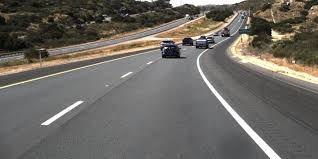
#> input picture image/image (1).png, 318 x 159 px
$ python -i main.py   (imports and definitions only)
#> lines starting #> are read from the running program, lines starting #| are printed output that depends on the picture; after the words box and inside, x2 and y2 are one past the last pixel; in counts of white or black regions, pixels touching at a corner belong together
import matplotlib.pyplot as plt
import numpy as np
import cv2
import pandas as pd
import os

def grayscale(img):
    return cv2.cvtColor(img, cv2.COLOR_RGB2GRAY)

def gaussian_blur(img, kernel_size):
    return cv2.GaussianBlur(img, (kernel_size, kernel_size), 0)

def canny(img, low_threshold, high_threshold):
    return cv2.Canny(img, low_threshold, high_threshold)

def region_of_interest(img, vertices):
    mask = np.zeros_like(img)
    if len(img.shape) > 2:
        channel_count = img.shape[2]
        ignore_mask_color = (255,) * channel_count
    else:
        ignore_mask_color = 255
    cv2.fillPoly(mask, vertices, ignore_mask_color)
    masked_image = cv2.bitwise_and(img, mask)
    return masked_image, mask

def get_vertices(image):
    rows, cols = image.shape[:2]
    bottom_left  = [cols*0, rows]
    top_left     = [cols*0, rows*0.6]
    bottom_right = [cols*1, rows]
    top_right    = [cols*1, rows*0.6]

    ver = np.array([[bottom_left, top_left, top_right, bottom_right]], dtype=np.int32)
    return ver

def hough_lines(img, rho, theta, threshold, min_line_len, max_line_gap):
    lines = cv2.HoughLinesP(img, rho, theta, threshold, np.array([]), minLineLength=min_line_len, maxLineGap=max_line_gap)
    return lines

def limit_theta(line1s):
  LINE_NEW = []
  for i in range(len(line1s)):
    TAM_1 = line1s[i][0][0] - line1s[i][0][2]
    TAM_2 = line1s[i][0][1] - line1s[i][0][3]

    if TAM_1 ==0 or TAM_2 == 0:
      continue
    m = (line1s[i][0][3] - line1s[i][0][1])/(line1s[i][0][2] - line1s[i][0][0])
    THETA = np.degrees(np.arctan(-TAM_1 / TAM_2))
    if THETA < 0:
      THETA = 180 + THETA
    if m <0:
      if THETA >=15 and THETA <=75:
        LINE_NEW.append(line1s[i])
    else:
      if THETA >=105 and THETA <=175:
        LINE_NEW.append(line1s[i])
  LINE_NEW = np.array(LINE_NEW)
  return LINE_NEW

def find_left_right_line(LINE_NEW, img):
  try:
    left_lines = []
    LINES_1 = []
    right_lines = []
    LINES_2 = []
    rows, cols = img.shape[:2]
    for line in LINE_NEW:
        for x1,y1,x2,y2 in line:
            if x1 == x2:
                continue
            else:
                m = (y2 - y1) / (x2 - x1)

                if m < 0:
                    # if x2 <= int(cols/2) and x1 <= int(cols/2):
                    if x1<= int(cols/2) and x1<x2 and y1 >y2:
                      c = y2 - m * x2
                      y1 = int(rows*0.6)
                      y2 = rows
                      if m == 0:
                          continue
                      x2 = int((y2 - c)/m)
                      x1 = int((y1 - c)/m)
                      if x1 >= int(cols/2):
                        x1 = int(x1 - (x1 - (cols/2)))
                        y1 = int(m*x1+c)
                      LEFT_TD = int((x2+x1)/2)
                      left_lines.append(LEFT_TD)
                      LINES_1.append([[x1,y1,x2,y2]])
                elif m >= 0:
                    # if x1 >= int(cols/2) and x2 >= int(cols/2):
                    if x2 >=int(cols/2) and x1<x2 and y1<y2:
                      c = y1 - m * x1
                      y2 = rows
                      y1 = int(rows*0.6)
                      if m==0:
                          continue
                      x2 = int((y2 - c)/m)
                      x1 = int((y1 - c)/m)
                      if x1 <= int(cols/2):
                        x1 = int(x1 + ((cols/2) - x1))
                        y1 = int(m*x1+c)
                      RIGHT_TD = int((x2+x1)/2)
                      right_lines.append(RIGHT_TD)
                      LINES_2.append([[x1,y1,x2,y2]])
    tam1 = np.argmax(left_lines)
    LEFT_LINE_NEW = LINES_1[tam1].copy()
    tam2 = np.argmin(right_lines)
    RIGHT_LINE_NEW = LINES_2[tam2].copy()

    LEFT_RIGHT_LINE = np.array([LEFT_LINE_NEW] + [RIGHT_LINE_NEW])
    return LEFT_RIGHT_LINE
  except:
    return

def slope_line(LEFT_RIGHT_LINE, img):
  try:
    LEFT_RIGHT_LINE_NEW = []
    for x1,y1,x2,y2 in LEFT_RIGHT_LINE[0]:
      LEFT_RIGHT_LINE_NEW.append((x1,y1))
      LEFT_RIGHT_LINE_NEW.append((x2,y2))
    for x1,y1,x2,y2 in LEFT_RIGHT_LINE[1]:
      LEFT_RIGHT_LINE_NEW.append((x2,y2))
      LEFT_RIGHT_LINE_NEW.append((x1,y1))
    MASK = np.zeros_like(img)
    cv2.fillPoly(MASK, pts = np.array([LEFT_RIGHT_LINE_NEW],'int32'), color = (0,255,0))
    output_img = cv2.addWeighted(img,1.,MASK,0.4,0.)
    return output_img
  except:
    return img

def test(img, canny_img):
  ysize = img.shape[0]
  xsize = img.shape[1]
  color_select = np.copy(img)

  # Define color selection criteria
  ###### MODIFY THESE VARIABLES TO MAKE YOUR COLOR SELECTION
  red_threshold = 200
  green_threshold = 200
  blue_threshold = 200
  ######

  rgb_threshold = [red_threshold, green_threshold, blue_threshold]
  thresholds = (img[:,:,0] < rgb_threshold[0]) \
            | (img[:,:,1] < rgb_threshold[1]) \
            | (img[:,:,2] < rgb_threshold[2])
  color_select[thresholds] = [0,0,0]


  color_select = grayscale(color_select)
  canny_img_new = cv2.bitwise_or(canny_img, color_select)
  return canny_img_new

def draw_lines(img, lines, color=[255, 0, 0], thickness=10):
    for line in lines:
        for x1,y1,x2,y2 in line:
            cv2.line(img, (x1, y1), (x2, y2), color, thickness)
def lane_finding_pipeline(img):
    gray_img = grayscale(img)
    gaussian_img = gaussian_blur(img = gray_img, kernel_size = 5)
    canny_img = canny(img = gaussian_img, low_threshold =50, high_threshold = 100)
    canny_img_new = test(img = img, canny_img = canny_img)
    masked_img, mask = region_of_interest(img = canny_img_new, vertices = get_vertices(img))
    line1s = hough_lines(masked_img, 1, np.pi/180, 30, 30, 30)
    LINE_NEW = limit_theta(line1s)
    LEFT_RIGHT_LINE = find_left_right_line(LINE_NEW, img)
    output_img = slope_line(LEFT_RIGHT_LINE, img)
    return output_img

>>> import cv2
>>> picture = cv2.cvtColor(cv2.imread('../image/image (1).png'), cv2.COLOR_BGR2RGB)
>>> result = lane_finding_pipeline(picture)
#> in gaussian_blur, `return cv2.GaussianBlur(img, (kernel_size, kernel_size), 0)`:
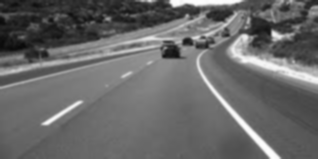
#> returned value: shape (159, 318); min 9, max 254, mean 104.7
#> in canny, `return cv2.Canny(img, low_threshold, high_threshold)`:
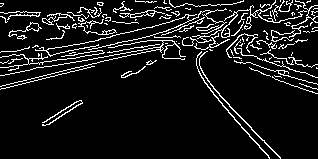
#> returned value: shape (159, 318); 9.5% white in thin lines or dots
#> in test, `thresholds = (img[:,:,0] < rgb_threshold[0]) \ | (img[:,:,1] < rgb_thr..`:
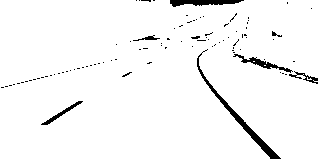
#> thresholds: shape (159, 318) bool; 96.5% white; 92 black regions (85 under 20 px), largest, box (x1, y1, x2, y2) and area: (197, 49, 281, 159) 622, (170, 0, 244, 7) 332, (233, 54, 293, 73) 238
#> in region_of_interest, `cv2.fillPoly(mask, vertices, ignore_mask_color)`:
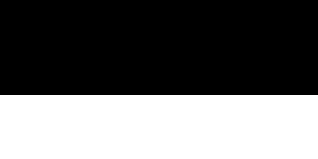
#> mask: shape (159, 318); 40.3% white; 1 white region, box (x1, y1, x2, y2) and area: (0, 95, 318, 159) 20352
#> in region_of_interest, `masked_image = cv2.bitwise_and(img, mask)`:
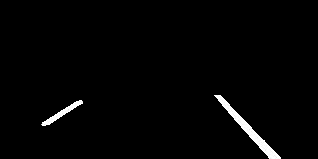
#> masked_image: shape (159, 318); min 0, max 255, mean 4.3
#> in hough_lines, `lines = cv2.HoughLinesP(img, rho, theta, threshold, np.array([]), minL..`: lines = [[222, 105, 275, 158], [216, 95, 279, 158], [231, 111, 277, 158], [220, 95, 280, 157], [241, 127, 272, 158], [43, 125, 82, 103], [41, 124, 81, 100], [228, 112, 274, 158], [218, 95, 262, 140], [218, 100, 278, 158], [42, 125, 82, 102], [42, 123, 76, 101]]
#> in lane_finding_pipeline, `line1s = hough_lines(masked_img, 1, np.pi/180, 30, 30, 30)`: line1s has the same summary as lines in hough_lines
#> the loop in limit_theta, `for i in range(len(line1s)):` made 12 passes
#> (TAM_1, TAM_2, m, THETA) on passes 1 to 12: (-53, -53, 1, 135), (-63, -63, 1, 135), (-46, -47, 1.02, 135.6), (-60, -62, 1.03, 135.9), (-31, -31, 1, 135), (-39, 22, -0.564, 60.57), (-40, 24, -0.6, 59.04), (-46, -46, 1, 135), (-44, -45, 1.02, 135.6), (-60, -58, 0.967, 134), (-40, 23, -0.575, 60.1), (-34, 22, -0.647, 57.09)
#> after the loop in limit_theta, `for i in range(len(line1s)):`: LINE_NEW = 12 items, first 6: [[222, 105, 275, 158]], [[216, 95, 279, 158]], [[231, 111, 277, 158]], [[220, 95, 280, 157]], [[241, 127, 272, 158]], [[43, 125, 82, 103]]
#> in limit_theta, `LINE_NEW = np.array(LINE_NEW)`: LINE_NEW has the same summary as lines in hough_lines
#> in lane_finding_pipeline, `LINE_NEW = limit_theta(line1s)`: LINE_NEW has the same summary as lines in hough_lines
#> the loop in find_left_right_line, `for line in LINE_NEW:` made 12 passes
#> after the loop in find_left_right_line, `for line in LINE_NEW:`: LEFT_TD = 36; LINES_1 = [[[96, 95, -17, 159]], [[89, 95, -17, 159]], [[94, 95, -17, 159]], [[85, 95, -13, 159]]]; LINES_2 = [[[212, 95, 276, 159]], [[216, 95, 280, 159]], [[215, 95, 277, 159]], [[220, 95, 281, 159]], [[209, 95, 273, 159]], [[211, 95, 275, 159]], [[218, 95, 280, 159]], [[212, 95, 279, 159]]]; RIGHT_TD = 245; c = 150.2; left_lines = [39, 36, 38, 36]; right_lines = [244, 248, 246, 250, 241, 243, 249, 245]; x1 = 85; x2 = -13; y1 = 95; y2 = 159
#> in find_left_right_line, `tam1 = np.argmax(left_lines)`: tam1 = 0
#> in find_left_right_line, `LEFT_LINE_NEW = LINES_1[tam1].copy()`: LEFT_LINE_NEW = [[96, 95, -17, 159]]
#> in find_left_right_line, `tam2 = np.argmin(right_lines)`: tam2 = 4
#> in find_left_right_line, `RIGHT_LINE_NEW = LINES_2[tam2].copy()`: RIGHT_LINE_NEW = [[209, 95, 273, 159]]
#> in find_left_right_line, `LEFT_RIGHT_LINE = np.array([LEFT_LINE_NEW] + [RIGHT_LINE_NEW])`: LEFT_RIGHT_LINE = [[96, 95, -17, 159], [209, 95, 273, 159]]
#> the loop in slope_line, `for x1,y1,x2,y2 in LEFT_RIGHT_LINE[0]:` made 1 pass
#> after the loop in slope_line, `for x1,y1,x2,y2 in LEFT_RIGHT_LINE[0]:`: LEFT_RIGHT_LINE_NEW = [(96, 95), (-17, 159)]
#> the loop in slope_line, `for x1,y1,x2,y2 in LEFT_RIGHT_LINE[1]:` made 1 pass
#> after the loop in slope_line, `for x1,y1,x2,y2 in LEFT_RIGHT_LINE[1]:`: LEFT_RIGHT_LINE_NEW = [(96, 95), (-17, 159), (273, 159), (209, 95)]
#> in slope_line, `cv2.fillPoly(MASK, pts = np.array([LEFT_RIGHT_LINE_NEW],'int32'), colo..`:
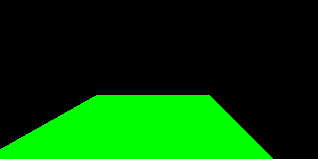
#> MASK: shape (159, 318, 3); mean of channels 0, 1, 2 0, 64.7, 0; drawn as B, G, R
#> in slope_line, `output_img = cv2.addWeighted(img,1.,MASK,0.4,0.)`:
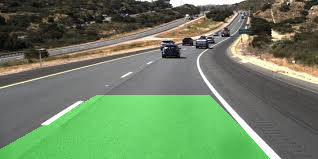
#> output_img: shape (159, 318, 3); mean R, G, B 108.1, 130.1, 98.1

$ run again, on image/image (2).png
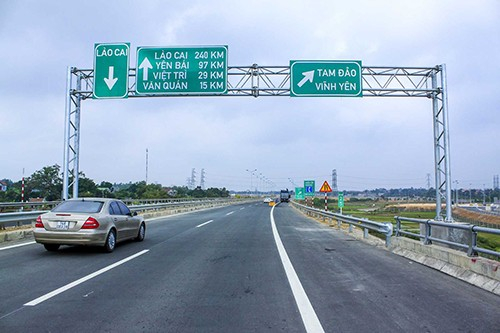
#> input picture image/image (2).png, 500 x 333 px
#> in canny, `return cv2.Canny(img, low_threshold, high_threshold)`:
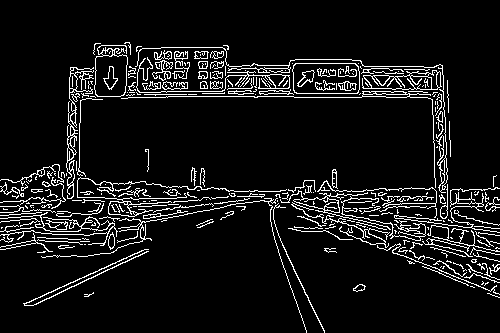
#> returned value: shape (333, 500); 8.2% white in thin lines or dots, all inside (x1, y1, x2, y2) = (0, 42, 500, 333)
#> thresholds: shape (333, 500) bool; 75.2% white; 548 black regions (489 under 20 px), largest, box (x1, y1, x2, y2) and area: (137, 0, 500, 125) 20128, (79, 96, 434, 171) 12740, (0, 96, 65, 157) 2706
#> mask: shape (333, 500); 40.2% white; 1 white region, box (x1, y1, x2, y2) and area: (0, 199, 500, 333) 67000
#> lines = 112 rows, first 6: [270, 211, 494, 203], [31, 305, 147, 249], [214, 208, 474, 199], [307, 215, 460, 215], [212, 206, 289, 199], [315, 222, 499, 228]
#> line1s has the same summary as lines in hough_lines
#> the loop in limit_theta, `for i in range(len(line1s)):` made 112 passes
#> (TAM_1, TAM_2, m, THETA) on passes 1, 2, 3, 5, 6, 7, 8, 9: (-224, 8, -0.0357, 87.95), (-116, 56, -0.483, 64.23), (-260, 9, -0.0346, 88.02), (-77, 7, -0.0909, 84.81), (-184, -6, 0.0326, 91.87), (-110, -2, 0.0182, 91.04), (-173, -6, 0.0347, 91.99), (-56, -132, 2.36, 157)
#> after the loop in limit_theta, `for i in range(len(line1s)):`: LINE_NEW = 22 items, first 6: [[31, 305, 147, 249]], [[263, 200, 319, 332]], [[262, 200, 310, 332]], [[24, 304, 141, 250]], [[270, 220, 316, 332]], [[273, 235, 308, 332]]
#> in limit_theta, `LINE_NEW = np.array(LINE_NEW)`: LINE_NEW = 22 rows, first 6: [31, 305, 147, 249], [263, 200, 319, 332], [262, 200, 310, 332], [24, 304, 141, 250], [270, 220, 316, 332], [273, 235, 308, 332]
#> the loop in find_left_right_line, `for line in LINE_NEW:` made 22 passes
#> after the loop in find_left_right_line, `for line in LINE_NEW:`: LEFT_TD = 108; LINES_1 = [[[250, 199, -27, 333]], [[250, 199, -38, 333]], [[250, 199, -24, 333]], [[250, 199, -36, 333]], [[250, 201, -23, 333]], [[250, 201, -34, 333]]]; LINES_2 = 16 items; RIGHT_TD = 287; c = -457; left_lines = [111, 106, 113, 107, 113, 108]; right_lines = [290, 285, 288, 284, 285, 283, 429, 292, 287, 453, 425, 293, 463, 291, 441, 287]; x1 = 261; x2 = 314; y1 = 199; y2 = 333
#> tam1 = 2
#> LEFT_LINE_NEW = [[250, 199, -24, 333]]
#> tam2 = 5
#> RIGHT_LINE_NEW = [[259, 199, 307, 333]]
#> in find_left_right_line, `LEFT_RIGHT_LINE = np.array([LEFT_LINE_NEW] + [RIGHT_LINE_NEW])`: LEFT_RIGHT_LINE = [[250, 199, -24, 333], [259, 199, 307, 333]]
#> the loop in slope_line, `for x1,y1,x2,y2 in LEFT_RIGHT_LINE[0]:` made 1 pass
#> after the loop in slope_line, `for x1,y1,x2,y2 in LEFT_RIGHT_LINE[0]:`: LEFT_RIGHT_LINE_NEW = [(250, 199), (-24, 333)]
#> the loop in slope_line, `for x1,y1,x2,y2 in LEFT_RIGHT_LINE[1]:` made 1 pass
#> after the loop in slope_line, `for x1,y1,x2,y2 in LEFT_RIGHT_LINE[1]:`: LEFT_RIGHT_LINE_NEW = [(250, 199), (-24, 333), (307, 333), (259, 199)]
#> in slope_line, `output_img = cv2.addWeighted(img,1.,MASK,0.4,0.)`:
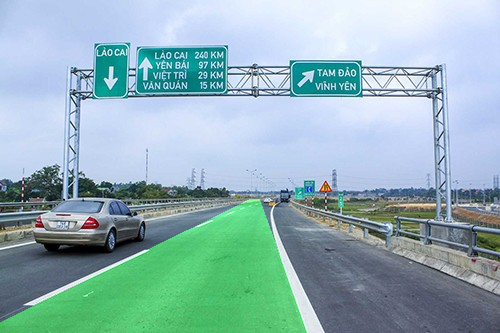
#> output_img: shape (333, 500, 3); mean R, G, B 145.6, 178, 183.2

$ run again, on image/image (3).png
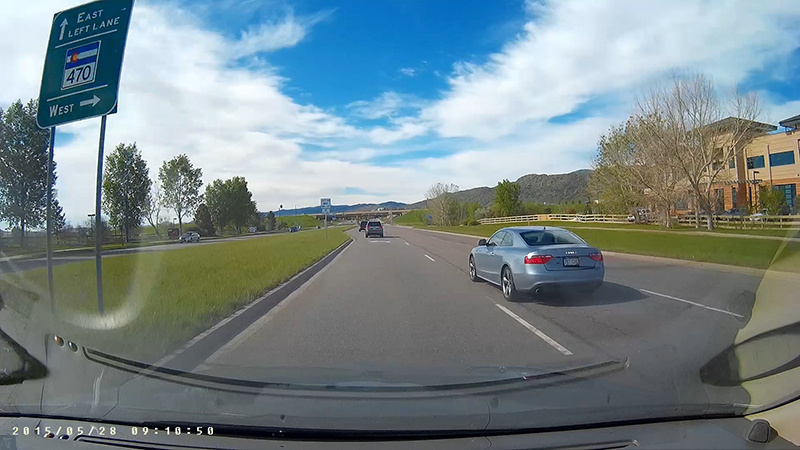
#> input picture image/image (3).png, 800 x 450 px
#> in canny, `return cv2.Canny(img, low_threshold, high_threshold)`:
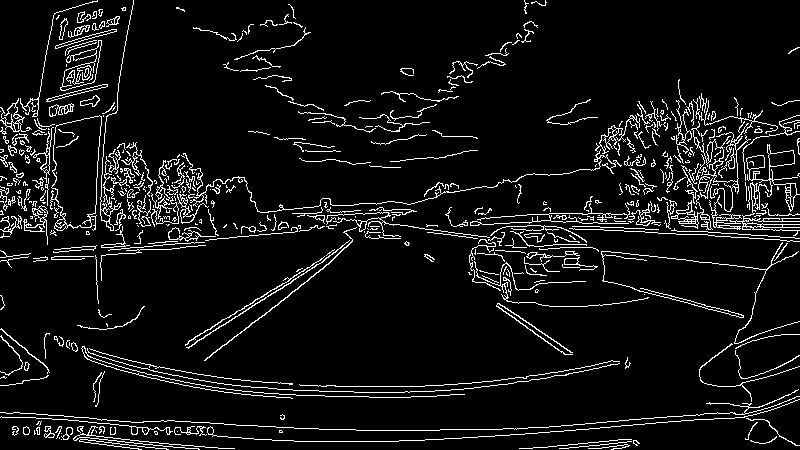
#> returned value: shape (450, 800); 7.2% white in thin lines or dots
#> thresholds: shape (450, 800) bool; 82.6% white; 374 black regions (362 under 20 px), largest, box (x1, y1, x2, y2) and area: (103, 6, 613, 212) 33883, (430, 0, 716, 140) 18257, (0, 0, 94, 108) 5048
#> mask: shape (450, 800); 40% white; 1 white region, box (x1, y1, x2, y2) and area: (0, 270, 800, 450) 144000
#> lines = 112 rows, first 6: [524, 434, 756, 414], [161, 420, 336, 429], [731, 343, 790, 334], [349, 396, 389, 392], [12, 429, 212, 433], [318, 386, 424, 386]
#> line1s has the same summary as lines in hough_lines
#> the loop in limit_theta, `for i in range(len(line1s)):` made 112 passes
#> (TAM_1, TAM_2, m, THETA) on passes 1, 2, 3, 4, 5, 8, 9, 10: (-232, 20, -0.0862, 85.07), (-175, -9, 0.0514, 92.94), (-59, 9, -0.153, 81.33), (-40, 4, -0.1, 84.29), (-200, -4, 0.02, 91.15), (-114, -2, 0.0175, 91.01), (-235, 20, -0.0851, 85.14), (-74, -13, 0.176, 99.96)
#> after the loop in limit_theta, `for i in range(len(line1s)):`: LINE_NEW = 28 items, first 6: [[44, 436, 98, 402]], [[144, 376, 308, 270]], [[175, 383, 320, 270]], [[496, 306, 588, 370]], [[498, 303, 595, 368]], [[66, 419, 98, 399]]
#> in limit_theta, `LINE_NEW = np.array(LINE_NEW)`: LINE_NEW = 28 rows, first 6: [44, 436, 98, 402], [144, 376, 308, 270], [175, 383, 320, 270], [496, 306, 588, 370], [498, 303, 595, 368], [66, 419, 98, 399]
#> the loop in find_left_right_line, `for line in LINE_NEW:` made 28 passes
#> after the loop in find_left_right_line, `for line in LINE_NEW:`: LEFT_TD = 39; LINES_1 = [[[307, 270, 21, 450]], [[308, 270, 29, 450]], [[319, 270, 89, 450]], [[304, 270, 16, 450]], [[300, 270, 13, 450]], [[304, 270, 14, 450]], [[303, 270, 15, 450]], [[306, 270, 28, 450]], [[309, 270, 29, 450]], [[253, 270, -174, 450]]]; LINES_2 = [[[444, 270, 703, 450]], [[448, 270, 717, 450]], [[464, 270, 858, 450]], [[445, 270, 971, 450]], [[480, 270, 806, 450]], [[445, 270, 706, 450]], [[469, 270, 909, 450]]]; RIGHT_TD = 689; c = 376.5; left_lines = [164, 168, 204, 160, 156, 159, 159, 167, 169, 39]; right_lines = [573, 582, 661, 708, 643, 575, 689]; x1 = 253; x2 = -174; y1 = 270; y2 = 450
#> tam1 = 2
#> LEFT_LINE_NEW = [[319, 270, 89, 450]]
#> tam2 = 0
#> RIGHT_LINE_NEW = [[444, 270, 703, 450]]
#> in find_left_right_line, `LEFT_RIGHT_LINE = np.array([LEFT_LINE_NEW] + [RIGHT_LINE_NEW])`: LEFT_RIGHT_LINE = [[319, 270, 89, 450], [444, 270, 703, 450]]
#> the loop in slope_line, `for x1,y1,x2,y2 in LEFT_RIGHT_LINE[0]:` made 1 pass
#> after the loop in slope_line, `for x1,y1,x2,y2 in LEFT_RIGHT_LINE[0]:`: LEFT_RIGHT_LINE_NEW = [(319, 270), (89, 450)]
#> the loop in slope_line, `for x1,y1,x2,y2 in LEFT_RIGHT_LINE[1]:` made 1 pass
#> after the loop in slope_line, `for x1,y1,x2,y2 in LEFT_RIGHT_LINE[1]:`: LEFT_RIGHT_LINE_NEW = [(319, 270), (89, 450), (703, 450), (444, 270)]
#> in slope_line, `output_img = cv2.addWeighted(img,1.,MASK,0.4,0.)`:
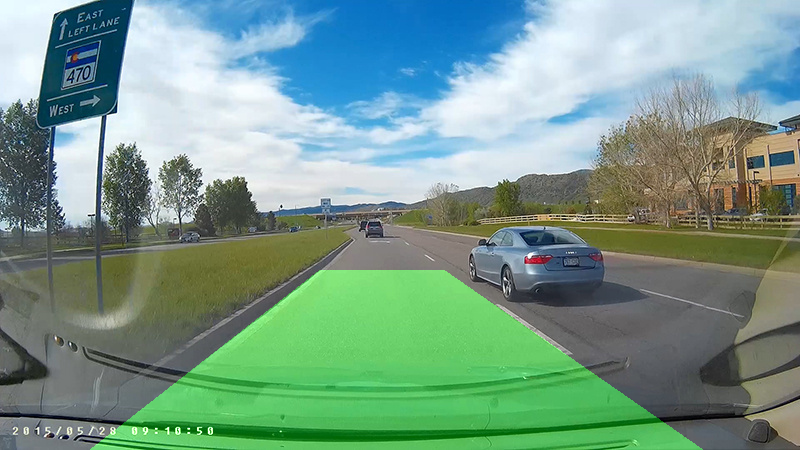
#> output_img: shape (450, 800, 3); mean R, G, B 119.3, 153.8, 139.1
